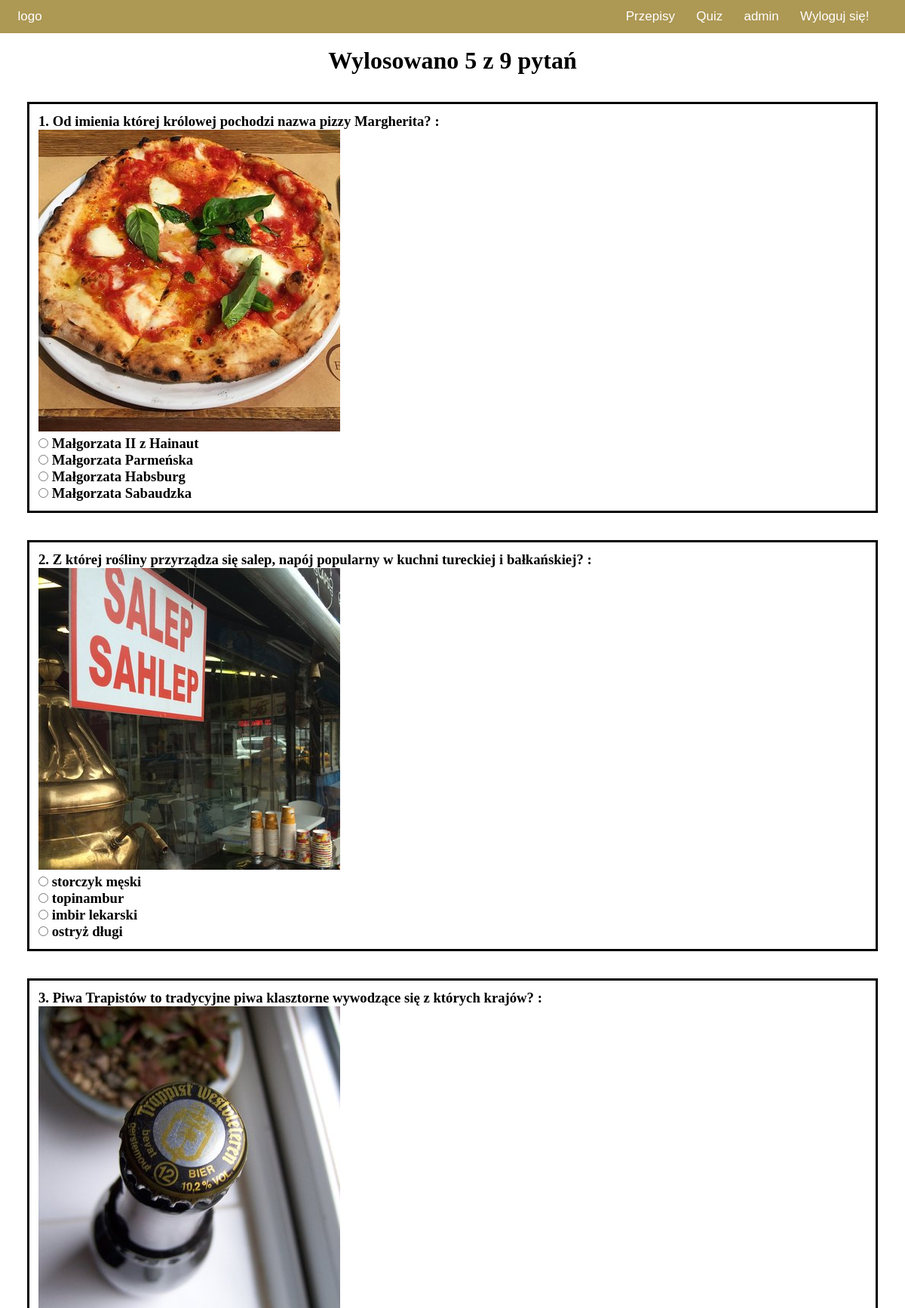
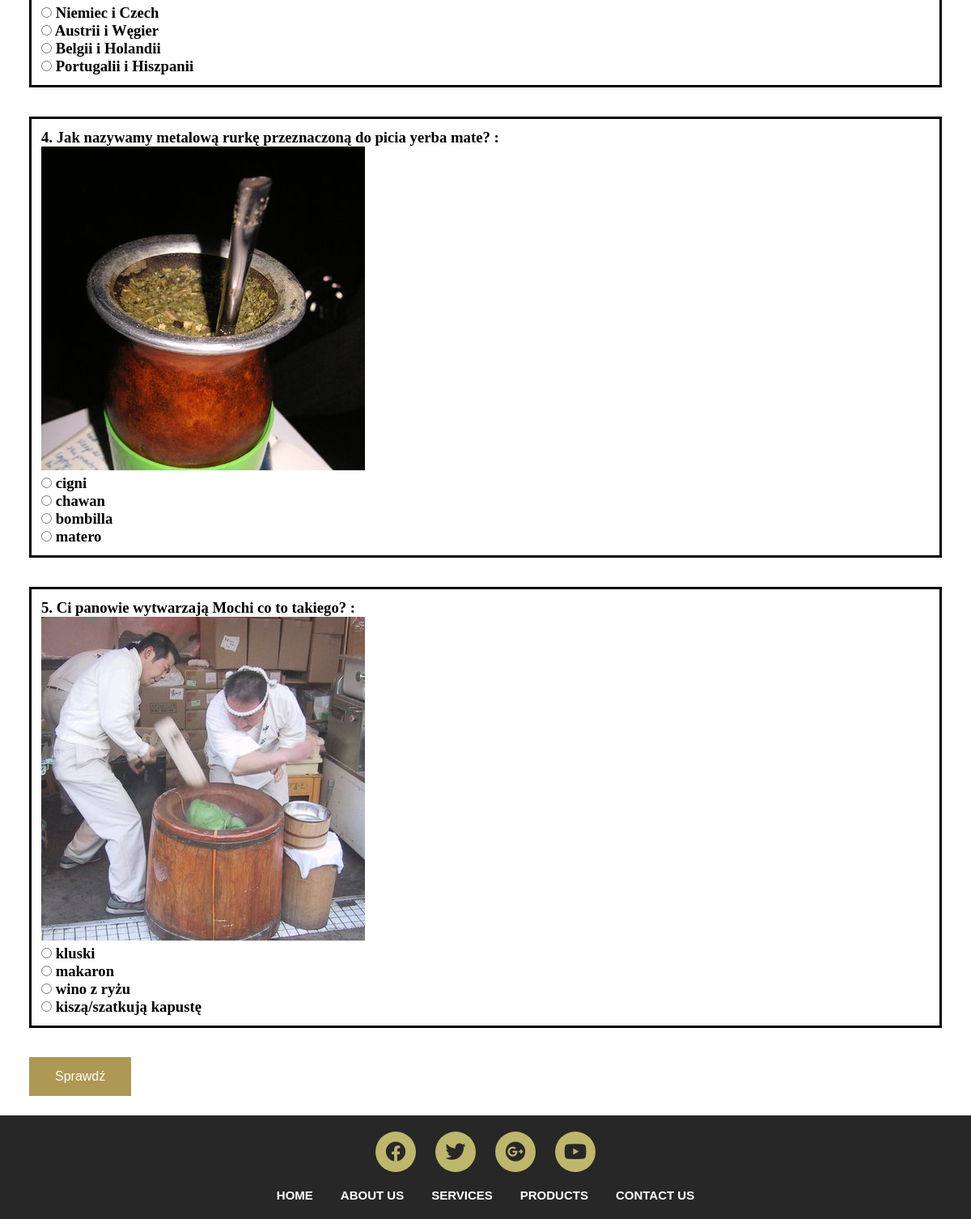
Page /quiz.php (signed in) on the committed database (2 pictures, top to bottom).
### tables this page shows
CREATE TABLE `pyt` (
  `id_pyt` int(11) NOT NULL,
  `pytanie` text NOT NULL,
  `odpa` text NOT NULL,
  `odpb` text NOT NULL,
  `odpc` text NOT NULL,
  `odpd` text NOT NULL,
  `poprawna` text NOT NULL,
  `img` text NOT NULL
);

### quiz.php (the view, shortened to what this page needs)
<!DOCTYPE html>
<html lang="pl-PL">
  <head>
    <link rel="stylesheet" type="text/css" href="./css/examstyle.css">
    <link rel="stylesheet" href="https://use.fontawesome.com/releases/v5.9.0/css/all.css">
  </head>
  <body>
    <?php
			if ((isset($_SESSION['zalogowany'])) && ($_SESSION['zalogowany']==true))
			{
				?>
				<div id="menu">
			    <ul>
			      <li>
			        <a href="index.php">logo</a>
			      </li>
			      <li>
			        <a href="przepisy.php">Przepisy</a>
			      </li>
						<li>
			        <a href="quiz.php">Quiz</a>
			      </li>
			      <li>
			        <a href="panel.php"><?php echo $_SESSION['user'] ?></a>
			      </li>
						<li>
						<a href="logout.php">Wyloguj się!</a>
						</li>
			    </ul>
			  </div>
				<?php
			}
		?>
  <div id="examform">
    <form action="endquiz.php" method="post">
      <?php
      require_once "connect.php";
        $conn = new mysqli($host, $db_user, $db_password, $db_name);
        $sql = "SELECT * FROM pyt ORDER BY rand() limit 5";
        $sql2 = "SELECT * FROM pyt";
        $zapytanie=mysqli_query($conn,$sql2);
        $rowcount=mysqli_num_rows($zapytanie);
        $result = $conn->query($sql);
        $licz=1;
        echo "<br><h1>Wylosowano 5 z " .$rowcount." pytań</h1>";
        if ($result->num_rows > 0) {
            while($row = $result->fetch_assoc()) {
                ?>
                <div class="row">
                <h3><?php echo $licz.". ".$row["pytanie"] ?> :<h3>
                <img src="img/<?php echo $row["img"]; ?>.jpg" alt="zdjecie">
                <label>
                  <br><input type="radio" name="pyt<?php echo $licz; ?>" value="<?php echo $row["odpa"] ?>"> <?php echo $row["odpa"] ?>
                </label>
                <label>
                  <br><input type="radio" name="pyt<?php echo $licz; ?>" value="<?php echo $row["odpb"] ?>"> <?php echo $row["odpb"] ?>
                </label>
                <label>
                  <br><input type="radio" name="pyt<?php echo $licz; ?>" value="<?php echo $row["odpc"] ?>"> <?php echo $row["odpc"] ?>
                </label>
                <label>
                  <br><input type="radio" name="pyt<?php echo $licz; ?>" value="<?php echo $row["odpd"] ?>"> <?php echo $row["odpd"] ?>
                </label>
              </div>
            <?php
              $licz++;
            }
            ?>
            </div>
              <button class="button" name="food" value="Sprawdź">Sprawdź</button>
              <?php
        } else {
            echo "0 results";
        }
        ?>
  <div class="big-foot">
    <div class="footer-social-icons">
      <ul>
        <li><a href="#" target="blank"><i class="fab fa-facebook"></i></a></li>
        <li><a href="#" target="blank"><i class="fab fa-twitter"></i></a></li>
        <li><a href="#" target="blank"><i class="fab fa-google-plus"></i></a></li>
        <li><a href="#" target="blank"><i class="fab fa-youtube"></i></a></li>
      </ul>
    </div>
    <div class="footer-menu">
      <ul>
        <li><a href="#">Home</a></li>
        <li><a href="#">About us</a></li>
        <li><a href="#">Services</a></li>
        <li><a href="#">Products</a></li>
        <li><a href="#">Contact us</a></li>
      </ul>
    </div>
  </div>
  </body>
</html>

### css/examstyle.css (style rules this page uses)
* { margin: 0; padding: 0; }
h1 { text-align: center; }
.button { margin-left: 3%; margin-bottom: 2%; left: 10%; background-color: #ad9854; border: none; color: white; padding: 15px 32px; text-align: center; text-decoration: none; display: inline-block; font-size: 16px; }
form { text-align:left; }
.row { padding-left: 25%; border: 3px solid; padding: 1%; margin: 3%; }
#menu { background-color: #ad9854; width: 100%; padding-top: 1%; padding-bottom: 1%; text-align:right; }
#menu > ul > li { display: inline; padding-right:2%; font-size: 17px; font-family: Arial; }
#menu > ul > li:first-child { float: left; padding-left: 2%; }
#menu > ul { padding-right:2%; }
#menu > ul > li > a { color: white; text-decoration: none; }
.big-foot { width: 100%; height: auto; margin: auto; background: #272727; padding: 20px 0px; }
.footer-social-icons { width: 100%; height: auto; margin: auto; }
.footer-social-icons ul { margin: 0px; padding: 0px; text-align: center; }
.footer-social-icons ul li { display: inline-block; width: 50px; height: 50px; margin: 0px 10px; border-radius: 100%; background: #bdb76b; }
.footer-social-icons ul li a { color:#272727; font-size: 25px; display: block; }
.footer-social-icons ul li a i { line-height: 50px; }
.footer-menu { width: 100%; height: auto; margin:auto; margin-top: 20px; }
.footer-menu ul { margin-left: 0px; padding: 0px; text-align: center; }
.footer-menu ul li { display: inline-block; margin: 0px 15px; }
.footer-menu ul li a { font-family:arial; font-size:15px; font-weight: 600; color:#fff; text-transform: uppercase; }
a { text-decoration: none; outline:none; }
form { margin: 0; }

### rows in the picture
pyt: pytanie "Od imienia której królowej pochodzi nazwa pizzy Margherita?", img (picture), odpa "Małgorzata II z Hainaut", odpb "Małgorzata Parmeńska", odpc "Małgorzata Habsburg", odpd "Małgorzata Sabaudzka"
pyt: pytanie "Z której rośliny przyrządza się salep, napój popularny w kuchni tureckiej i bałkańskiej?", img (picture), odpa "storczyk męski", odpb "topinambur", odpc "imbir lekarski", odpd "ostryż długi"
pyt: pytanie "Piwa Trapistów to tradycyjne piwa klasztorne wywodzące się z których krajów?", img (picture), odpa "Niemiec i Czech", odpb "Austrii i Węgier", odpc "Belgii i Holandii", odpd "Portugalii i Hiszpanii"
pyt: pytanie "Jak nazywamy metalową rurkę przeznaczoną do picia yerba mate?", img (picture), odpa "cigni", odpb "chawan", odpc "bombilla", odpd "matero"
pyt: pytanie "Ci panowie wytwarzają Mochi co to takiego?", img (picture), odpa "kluski", odpb "makaron", odpc "wino z ryżu", odpd "kiszą/szatkują kapustę"

### other values in the picture
$_SESSION['user'] "admin"
$rowcount "9"
